Frame 1 (no input): blank canvas, image omitted
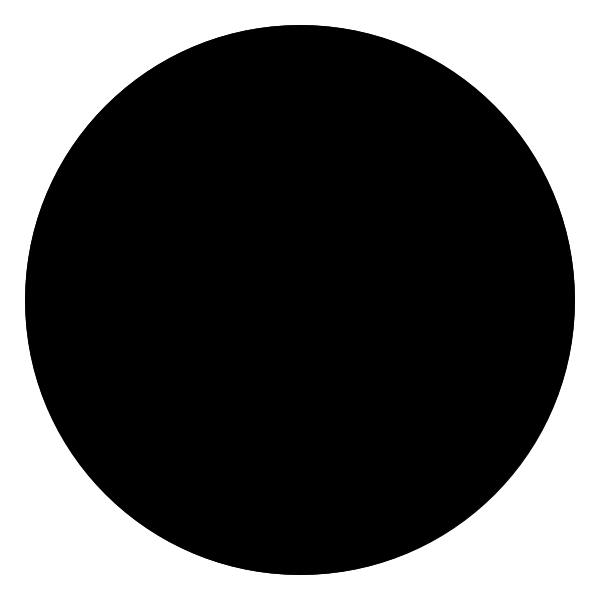
Frame 60 (the mouse pressed at the canvas centre just before this capture)
Frame 120 (the mouse held since frame 60 and released just before this capture): identical to frame 60, image omitted

The Processing sketch that drew this single still picture (run headless with seeded random() and noise(); from frame 60 on, the mouse is pressed at the canvas centre):

// Processing sketch: _09_growing_circle
// ── _09_growing_circle.pde
float diameter = 0;
float targetDiameter = 550;

void setup() {
  size(600, 600);
  background(255);
  smooth();
  fill(0);
}

void draw() {
  background(255);
  ellipse(300, 300, diameter, diameter);
  diameter += (targetDiameter - diameter) * 0.125;
}

void mousePressed() {
  diameter = 0;
}
